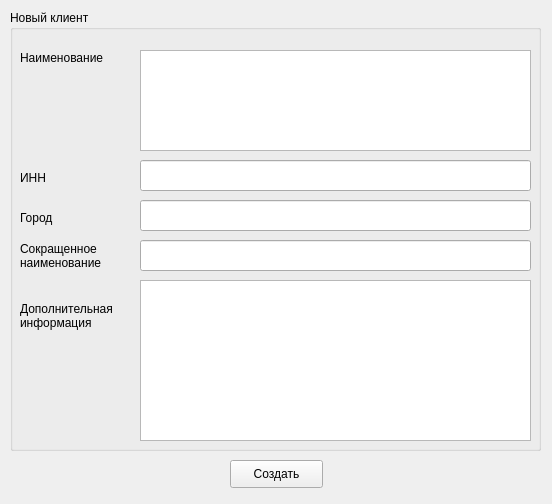
<?xml version="1.0" encoding="UTF-8"?>
<ui version="4.0">
 <class>NewClient</class>
 <widget class="QWidget" name="NewClient">
  <property name="geometry">
   <rect>
    <x>0</x>
    <y>0</y>
    <width>552</width>
    <height>504</height>
   </rect>
  </property>
  <property name="windowTitle">
   <string>Новый контрагент</string>
  </property>
  <widget class="QGroupBox" name="groupBox">
   <property name="geometry">
    <rect>
     <x>10</x>
     <y>10</y>
     <width>531</width>
     <height>441</height>
    </rect>
   </property>
   <property name="title">
    <string>Новый клиент</string>
   </property>
   <widget class="QLabel" name="label">
    <property name="geometry">
     <rect>
      <x>10</x>
      <y>160</y>
      <width>101</width>
      <height>16</height>
     </rect>
    </property>
    <property name="text">
     <string>ИНН</string>
    </property>
   </widget>
   <widget class="QLabel" name="label_2">
    <property name="geometry">
     <rect>
      <x>10</x>
      <y>40</y>
      <width>91</width>
      <height>16</height>
     </rect>
    </property>
    <property name="text">
     <string>Наименование</string>
    </property>
   </widget>
   <widget class="QLineEdit" name="newClientINN">
    <property name="geometry">
     <rect>
      <x>130</x>
      <y>150</y>
      <width>391</width>
      <height>31</height>
     </rect>
    </property>
   </widget>
   <widget class="QLabel" name="label_3">
    <property name="geometry">
     <rect>
      <x>10</x>
      <y>200</y>
      <width>55</width>
      <height>16</height>
     </rect>
    </property>
    <property name="text">
     <string>Город</string>
    </property>
   </widget>
   <widget class="QLineEdit" name="newClientCity">
    <property name="geometry">
     <rect>
      <x>130</x>
      <y>190</y>
      <width>391</width>
      <height>31</height>
     </rect>
    </property>
   </widget>
   <widget class="QLineEdit" name="newClientShortName">
    <property name="geometry">
     <rect>
      <x>130</x>
      <y>230</y>
      <width>391</width>
      <height>31</height>
     </rect>
    </property>
   </widget>
   <widget class="QLabel" name="label_4">
    <property name="geometry">
     <rect>
      <x>10</x>
      <y>230</y>
      <width>111</width>
      <height>31</height>
     </rect>
    </property>
    <property name="text">
     <string>Сокращенное
наименование</string>
    </property>
   </widget>
   <widget class="QPlainTextEdit" name="newClientAbout">
    <property name="geometry">
     <rect>
      <x>130</x>
      <y>270</y>
      <width>391</width>
      <height>161</height>
     </rect>
    </property>
   </widget>
   <widget class="QLabel" name="label_6">
    <property name="geometry">
     <rect>
      <x>10</x>
      <y>280</y>
      <width>111</width>
      <height>51</height>
     </rect>
    </property>
    <property name="text">
     <string>Дополнительная
информация</string>
    </property>
   </widget>
   <widget class="QPlainTextEdit" name="newClientName">
    <property name="geometry">
     <rect>
      <x>130</x>
      <y>40</y>
      <width>391</width>
      <height>101</height>
     </rect>
    </property>
   </widget>
  </widget>
  <widget class="QPushButton" name="createNewClient">
   <property name="geometry">
    <rect>
     <x>230</x>
     <y>460</y>
     <width>93</width>
     <height>28</height>
    </rect>
   </property>
   <property name="text">
    <string>Создать</string>
   </property>
  </widget>
 </widget>
 <resources/>
 <connections/>
</ui>
